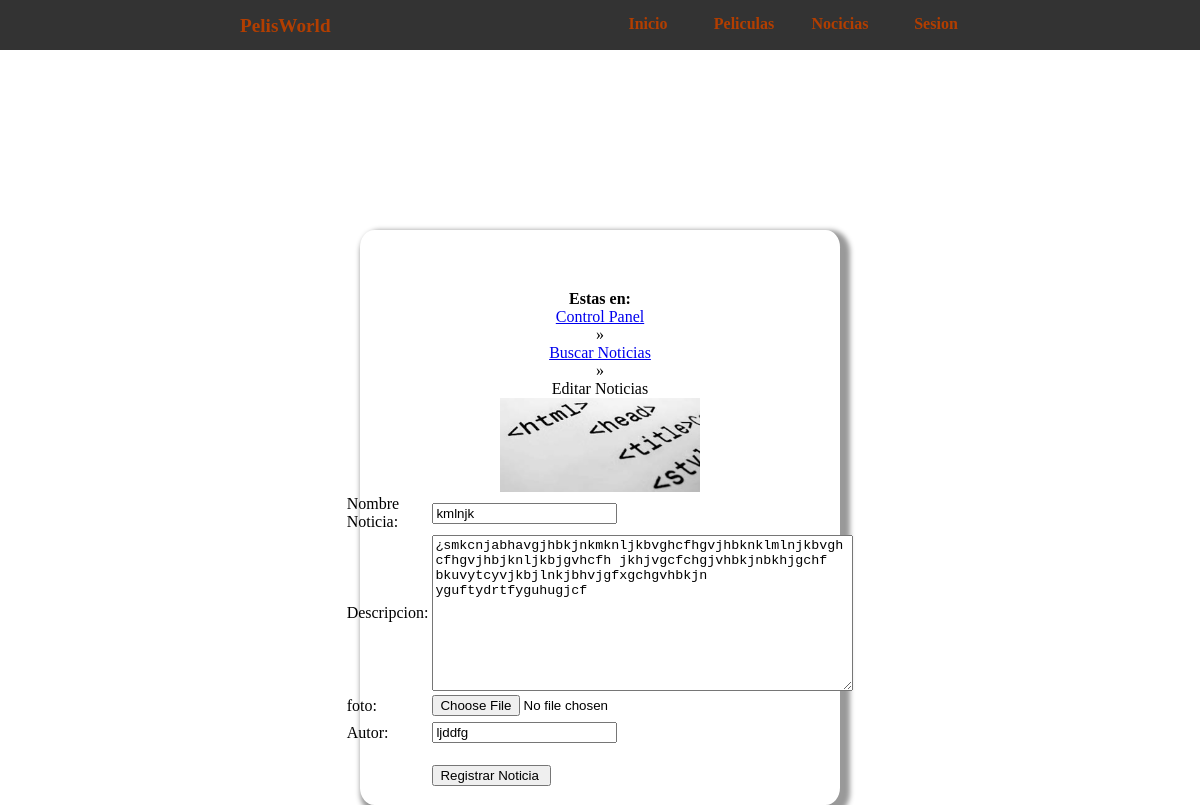
Page /Pelisworld/editNoti.php?notiId=10 on the committed database.
### tables this page shows
CREATE TABLE `noticias` (
  `idnot` int(10) NOT NULL,
  `nombreNot` varchar(50) NOT NULL,
  `contenido` varchar(10000) NOT NULL,
  `foto` varchar(500) DEFAULT NULL,
  `persona` varchar(50) NOT NULL
);

### Pelisworld/editNoti.php (the view, shortened to what this page needs)
<?php
include('conexiones/conexionLocalhost.php');
if(isset($_POST['sent'])){
    foreach ($_POST as $calzon => $caca) {
    if($calzon != "archivo"){
    if($caca == "") $error[] = "el campo $calzon debe contener un valor";
   }
   }
 $formatos = array('.jpg','.png'  );
 $nombreArchivo = $_FILES['archivo']['name'];
 $nombreTmpArchivo = $_FILES['archivo']['tmp_name'];
 $ext = substr($nombreArchivo, strrpos($nombreArchivo, '.'));
 if(in_array($ext, $formatos)){
  move_uploaded_file($nombreTmpArchivo, "upload/$nombreArchivo");
  $ruta = "upload/$nombreArchivo";
}
if($ruta != ""){
if(!isset($error)){
  if(!isset($error)){
     $queryUserupdate = sprintf("UPDATE noticias SET  nombreNot = '%s', foto ='%s', contenido = '%s', persona= '%s' WHERE idnot=%d",
    mysql_real_escape_string(trim($_POST['nomNoti'])),
    mysql_real_escape_string(trim($ruta)),
    mysql_real_escape_string(trim($_POST['des'])),
    mysql_real_escape_string(trim($_POST['autor'])),
    mysql_real_escape_string(trim($_POST['notiId']))
  );
  $resQueryUserUpdate = mysql_query($queryUserupdate, $conexionLocalhost) or die("ocurrio un proble y no se guardo el registro del usuario en
  la base ded datos... :(");
    header("Location: buscarNoti.php?listin");
  }
}
}else{
   $queryUserupdate = sprintf("UPDATE noticias SET  nombreNot = '%s', contenido = '%s', persona= '%s' WHERE idnot=%d",
    mysql_real_escape_string(trim($_POST['nomNoti'])),
    mysql_real_escape_string(trim($_POST['des'])),
    mysql_real_escape_string(trim($_POST['autor'])),
    mysql_real_escape_string(trim($_POST['notiId']))
  );
  $resQueryUserUpdate = mysql_query($queryUserupdate, $conexionLocalhost) or die("ocurrio un proble y no se guardo el registro del usuario en
  la base ded datos... :(");
    header("Location: buscarNoti.php?listin");
  }
}else{
  $querynoti = sprintf("SELECT idnot, nombreNot, contenido, foto, persona FROM noticias
      WHERE  idnot = '%s'",
      mysql_real_escape_string(trim($_GET['notiId']))
      );
    $resQuerynoti = mysql_query($querynoti, $conexionLocalhost) or trigger_error(mysql_error(), E_USER_ERROR);
      $notiData = mysql_fetch_assoc($resQuerynoti);
}
 ?>
<!DOCTYPE html PUBLIC>
<html lang="en">
<head>
  <link href="css/estiluchos.css"  rel="stylesheet" >
</head>
<body >
	<?php include('includes/nev.php'); ?>
  <section >
		<div class="formulario">
      <strong>Estas en:</strong> <a href="cpanel.php">Control Panel</a> &raquo; <a href="buscarNoti.php" >Buscar Noticias</a> &raquo; <a >Editar Noticias</a>
      <?php if($notiData['foto'] !="") {?>
     <img <?php echo 'src="'.$notiData['foto'].'"'?> width="200" heigth="200"  alt="">
     <?php }else{ ?>
     <img src="https://www.madelan.com.ar/tmp/617.jpg" width="200" heigth="200" alt="">
     <?php } ?>
			<form action="editNoti.php" method="post" enctype="multipart/form-data">
					<table>
     		 <tr>
        <td><label form="nomNoti">Nombre Noticia:</label></td>
        <td><input type="text" name="nomNoti"
          <?php echo 'value="'.$notiData['nombreNot'] .'"' ?>/></td>
      </tr>
      <tr>
        <td><label form="des">Descripcion:</label></td>
        <td><textarea name="des" cols="50" rows="10"><?php echo $notiData['contenido'] ?> </textarea></td>
      </tr>
        <td><label form="archivo">foto:</label></td>
        <td><input type="file" name="archivo" /></td>
      <tr>
         <tr>
        <td><label form="autor">Autor:</label></td>
        <td><input type="text" name="autor"
          <?php echo 'value="'.$notiData['persona'].'"'; ?>/></td>
      </tr>
      <tr>
        <td>&nbsp;</td>
        <td><br /><input type="submit" value="Registrar Noticia "  name="sent"/></td>
      </tr>
    </table>
			</form>
		</div>
  </section>
</body>
</html>

### Pelisworld/css/estiluchos.css (style rules this page uses)
body { margin: 0; padding: 0; background-color: #fff; }
section { display: flex; flex-direction: column; justify-content: space-between; align-items: center; }
section div.formulario { padding-top: 5%; display: flex; flex-direction:column; margin-top: 15%; width: 40%; background-color: #fff; color: #000; align-items: center; box-shadow: 5px 5px 5px 5px #999; border-radius: 3%; font-family: Bahnschrift SemiBold; box-sizing: border-box; }

### rows in the picture
noticias: foto (picture), nomNoti "kmlnjk", des "¿smkcnjabhavgjhbkjnkmknljkbvghcfhgvjhbknklmlnjkbvghcfhgvjhbjknljkbjgvhcfh jkhjvgcfchgjvhbkjnbkhjgchf bkuvytcyvjkbjlnkjbhvjgfxgchgvhbkjn yguftydrtfyguhugjcf", autor "ljddfg"
